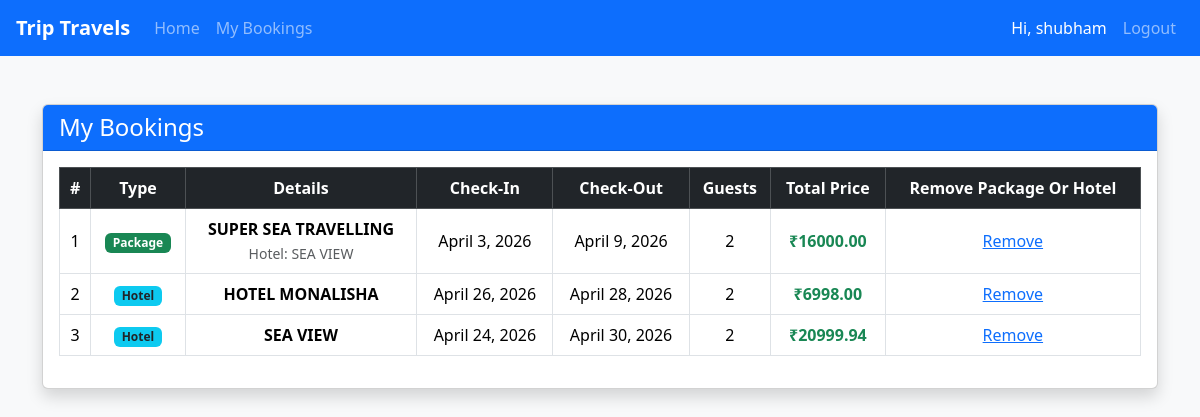
Before: /my-bookings/ (signed in) with the older database file.
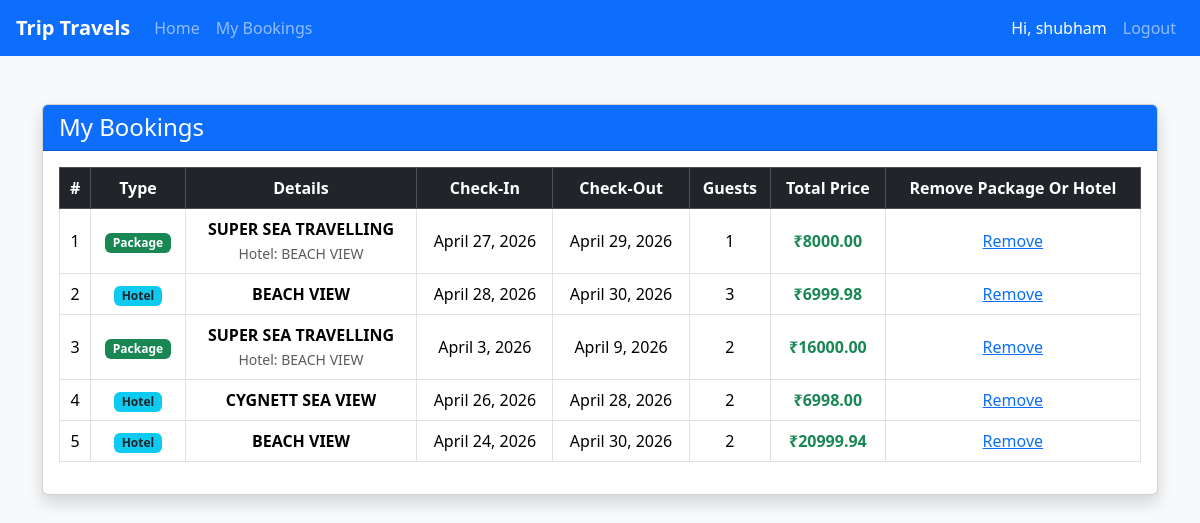
After: the same page with the newer database file.
### travel/models.py (models this page shows, shortened)
class Booking(models.Model):
    user = models.ForeignKey(User, on_delete=models.CASCADE)
    hotel = models.ForeignKey(Hotel, on_delete=models.CASCADE, null=True, blank=True)
    package = models.ForeignKey(Package, on_delete=models.CASCADE, null=True, blank=True)
    name = models.CharField(max_length=100, default="Unknown")
    email = models.EmailField(null=True, blank=True)
    address = models.CharField(max_length=255, null=True, blank=True)
    check_in = models.DateField(null=True, blank=True)
    check_out = models.DateField(null=True, blank=True)
    guests = models.IntegerField(default=1)
    total_price = models.DecimalField(max_digits=10, decimal_places=2, default=0)
    booking_at = models.DateTimeField(auto_now_add=True)

class Package(models.Model):
    destination = models.ForeignKey(Destination, on_delete=models.CASCADE)
    hotel_name = models.ForeignKey(Hotel, on_delete=models.CASCADE)
    package_name = models.CharField(max_length=100)
    package_description = models.CharField()
    package_price = models.FloatField()
    duration_days = models.IntegerField()
    image = models.ImageField(upload_to='package_image/')
    populer_tour=models.BooleanField(default=False)

class Hotel(models.Model):
    destination = models.ForeignKey(Destination, on_delete=models.CASCADE)
    hotel_name = models.TextField(max_length=100)
    hotel_address = models.TextField()
    ratings = models.FloatField()
    price_per_night = models.DecimalField(max_digits=10, decimal_places=2)
    room_availability = models.IntegerField()
    image = models.ImageField(upload_to='hotel_image/')
    populer_hotel=models.BooleanField(default=False)

### travel/views.py (the view)
# urls.py: path('my-bookings/', views.booking_history, name='my_bookings'),
def booking_history(request):
    user_id = request.session.get('user_id')
    if not user_id:
        return redirect('login')
    bookings = Booking.objects.filter(user_id=user_id).order_by('-booking_at')
    return render(request, 'booking_history.html', {
        'bookings': bookings,
        'user_name': request.session.get('user_name')
    })

### travel/templates/booking_history.html (shortened to what this page needs)
<!DOCTYPE html>
<html>
<head>
    <link href="https://cdn.jsdelivr.net/npm/bootstrap@5.3.2/dist/css/bootstrap.min.css" rel="stylesheet">
</head>
<body class="bg-light">
{% include "header.html" %}
<div class="container mt-5">
    <div class="card shadow">
        <div class="card-header bg-primary text-white">
            <h4 class="mb-0">My Bookings</h4>
        </div>
        <div class="card-body">
            {% if bookings %}
            <div class="table-responsive">
                <table class="table table-hover table-bordered align-middle text-center">
                    <thead class="table-dark">
                        <tr>
                            <th>#</th>
                            <th>Type</th>
                            <th>Details</th>
                            <th>Check-In</th>
                            <th>Check-Out</th>
                            <th>Guests</th>
                            <th>Total Price</th>
                            <th>Remove Package Or Hotel</th>
                        </tr>
                    </thead>
                    <tbody>
                        {% for b in bookings %}
                        <tr>
                            <td>{{ forloop.counter }}</td>
                            <td>
                                {% if b.package %}
                                    <span class="badge bg-success">Package</span>
                                {% else %}
                                    <span class="badge bg-info text-dark">Hotel</span>
                                {% endif %}
                            </td>
                            <td>
                                {% if b.package %}
                                    <strong>{{ b.package.package_name }}</strong><br>
                                    <small class="text-muted">
                                        Hotel: {{ b.package.hotel_name.hotel_name }}
                                    </small>
                                {% else %}
                                    <strong>{{ b.hotel.hotel_name }}</strong>
                                {% endif %}
                            </td>
                            <td>{{ b.check_in }}</td>
                            <td>{{ b.check_out }}</td>
                            <td>{{ b.guests }}</td>
                            <td class="fw-bold text-success">
                                ₹{{ b.total_price }}
                            </td>
                            <td><a href="/my-bookings/delete/{{b.id}}">Remove</a> </td>
                        </tr>
                        {% endfor %}
                    </tbody>
                </table>
            </div>
            {% else %}
                <div class="alert alert-warning text-center">
                    No bookings found.
                </div>
            {% endif %}
        </div>
    </div>
</div>
</body>
</html>

### travel/templates/header.html
<nav class="navbar navbar-expand-lg navbar-dark bg-primary px-3">
  <a class="navbar-brand fw-bold" href="/">Trip Travels</a>
  <div class="collapse navbar-collapse">
    <ul class="navbar-nav me-auto">
      <li class="nav-item"><a class="nav-link" href="{% url 'travels' %}">Home</a></li>
      <li class="nav-item"><a class="nav-link" href="{% url 'my_bookings' %}">My Bookings</a></li>
    </ul>
    <ul class="navbar-nav">
      {% if user_name %}
        <li class="nav-item">
            <span class="nav-link text-white">Hi, {{ user_name }}</span>
        </li>
        <li class="nav-item">
            <a class="nav-link" href="{% url 'logout' %}">Logout</a>
        </li>
      {% else %}
        <li class="nav-item"><a class="nav-link" href="{% url 'login' %}">Login</a></li>
        <li class="nav-item"><a class="nav-link" href="{% url 'register' %}">Register</a></li>
      {% endif %}
    </ul>
  </div>
</nav>

Changed rows visible on the page:
added Booking: shows "Package", package.package_name "SUPER SEA TRAVELLING", package.hotel_name.hotel_name "BEACH VIEW", check_in "April 27, 2026", check_out "April 29, 2026", guests "1", total_price "8000.00"
added Booking: shows "Hotel", hotel.hotel_name "BEACH VIEW", check_in "April 28, 2026", check_out "April 30, 2026", guests "3", total_price "6999.98"
changed through a linked row, Booking "April 3, 2026": package.hotel_name.hotel_name "SEA VIEW" → "BEACH VIEW"
changed through a linked row, Booking: hotel.hotel_name "HOTEL MONALISHA" → "CYGNETT SEA VIEW"
changed through a linked row, Booking "April 24, 2026": hotel.hotel_name "SEA VIEW" → "BEACH VIEW"
